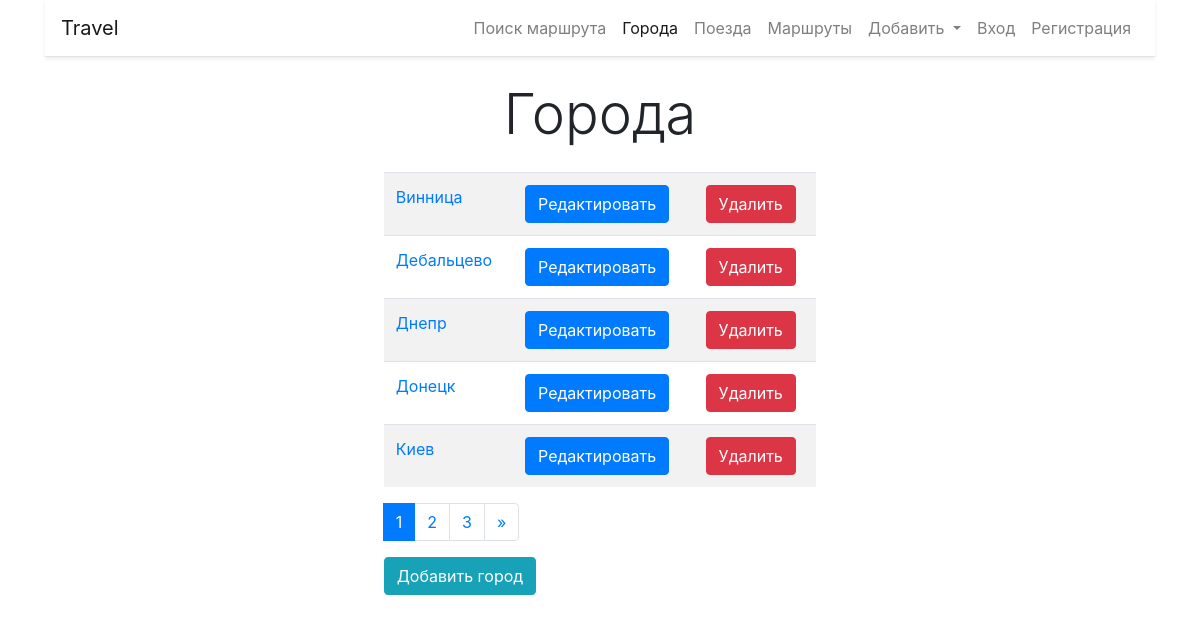
Screenshot of /cities/ with the database file from the repository.
### cities/models.py (models this page shows, shortened)
class City(models.Model):
    name = models.CharField(max_length=100, unique=True,
                            error_messages={'unique': 'Город с таким названием уже существует'}, verbose_name='Город')
    class Meta:
        verbose_name = 'Город'
        verbose_name_plural = 'Города'
        ordering = ['name']

### cities/views.py (the view)
# urls.py: path('', home, name='home'),
def home(request):
    cities = City.objects.all()
    paginator = Paginator(cities, 5)
    page_number = request.GET.get('page')
    page_numbers = paginator.page_range
    page_obj = paginator.get_page(page_number)
    return render(request=request, template_name='cities/home.html',
                  context={'cities_list': cities, 'page_obj': page_obj, 'page_numbers': page_numbers})

### cities/templates/cities/home.html (shortened to what this page needs)
{% extends 'base.html' %}
{% block content %}
<h1 class="display-4 text-center my-4">Города</h1>
<div class="col-md-5 mx-auto">
    <table class="table table-striped">
        <tbody>
        {% for city in page_obj %}
        <tr>
            <td><a href="{% url 'city:current_city' city.pk %}">{{ city.name }}</a></td>
            <td><a href="{% url 'city:update' city.pk %}">
                <button type="button" class="btn btn-primary">Редактировать</button>
            </a></td>
            <td><a href="{% url 'city:delete' city.pk %}">
                <button type="button" class="btn btn-danger">Удалить</button>
            </a></td>
        </tr>
        {% endfor %}
        </tbody>
    </table>
    <nav aria-label="Page navigation example">
        <ul class="pagination">
            {% for i in page_obj.paginator.page_range %}
            <li class="page-item current {% ifequal i page_obj.number %} active {% endifequal %}">
                <a class="page-link" href="?page={{ i }}">{{ i }}</a>
            </li>
            {% endfor %}
            <li class="page-item">
                {% if page_obj.has_next %}
                <a class="page-link" href="?page={{ page_obj.next_page_number }}" aria-label="Next">
                    <span aria-hidden="true">&raquo;</span>
                </a>
                {% endif %}
            </li>
        </ul>
    </nav>
    <a href="{% url 'city:create' %}">
        <button type="button" class="btn btn-info">Добавить город</button>
    </a>
</div>
{% endblock %}

### rows the page displays
City: name "Винница"
City: name "Дебальцево"
City: name "Днепр"
City: name "Донецк"
City: name "Киев"

### other values shown
{{ i }} "1" "2" "3"
